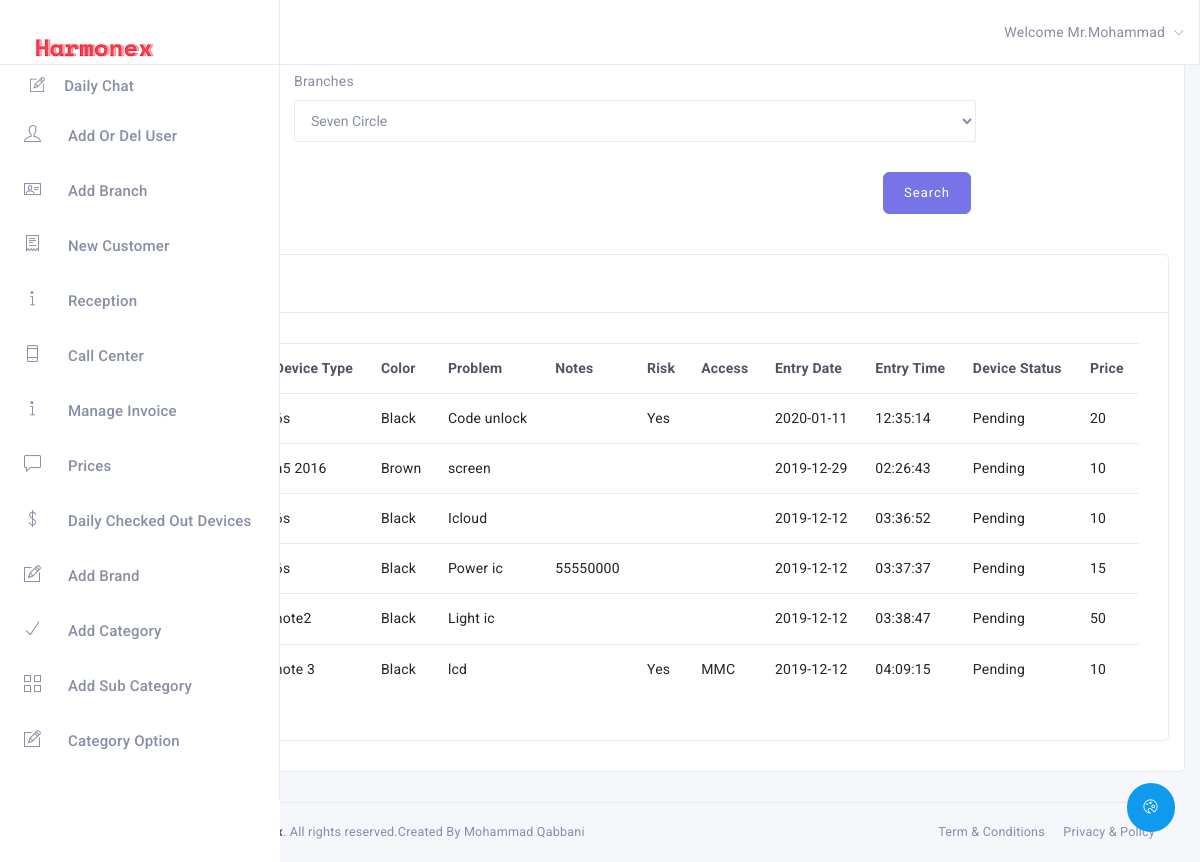
Screenshot of /manageInvoice.php (signed in) with the database file from the repository.
### tables this page shows
CREATE TABLE `invoice` (
  `invoice_id` int(5) NOT NULL,
  `invoice_number` varchar(20) NOT NULL,
  `cus_id` int(5) NOT NULL,
  `admin_id` int(5) NOT NULL,
  `device_type` varchar(150) NOT NULL,
  `device_color` varchar(150) NOT NULL,
  `device_question` varchar(20) NOT NULL,
  `device_status` varchar(20) NOT NULL,
  `device_problem` varchar(150) NOT NULL,
  `device_imei` varchar(50) NOT NULL,
  `device_note` text NOT NULL,
  `device_accessories` text NOT NULL,
  `device_price` float NOT NULL,
  `entry_date` date NOT NULL,
  `entry_time` time NOT NULL,
  `finish_main_date` date DEFAULT NULL,
  `finish_main_time` time DEFAULT NULL,
  `bill_date` date DEFAULT NULL,
  `bill_time` time DEFAULT NULL,
  `hidden_price` float NOT NULL,
  `feedback_callcenter` text DEFAULT NULL
);

### manageInvoice.php (the view, shortened to what this page needs)
<?php include './includes/header.php'; ?>
<?php include './includes/config.php'; ?>
<div class="container-fluid">
    <div class="row">
        <div class="col-md-12">
            <div class="card">
                <div class="card-block">
                    <div class="mrg-top-40">
                        <div class="row" <?php
                        if ($_SESSION['admin_prev'] == 'reception' || $_SESSION['admin_prev'] == 'callcenter') {
                            echo 'hidden';
                        }
                        ?>>
                            <div class="col-md-8 ml-auto mr-auto">
                                <form action="" method="post" role="form" id="form-validation">
                                    <div class="row">
                                        <div class="col-md-12">
                                            <div class="form-group">
                                                <label for="branch_name">Branches</label>
                                                <select name="branchName" class="form-control">
                                                    <?php
                                                    $queryManage = "SELECT * FROM `branch`";
                                                    $resManage = mysqli_query($con, $queryManage);
                                                        while ($rowManage = mysqli_fetch_assoc($resManage)) {
                                                            echo "<option";
                                                           if ($_SESSION['branch_id'] == $rowManage['branch_id'])
                                                                echo " selected value='{$rowManage['branch_id']}'>{$rowManage['branch_name']}";
                                                            echo "</option>";
                                                        }
                                                    ?>
                                                </select>
                                            </div>
                                        </div>
                                    </div>
                                    <div class="row">
                                        <div class="col-md-12">
                                            <div class="text-right mrg-top-5">
                                                <button type="submit" class="btn btn-primary" name="search" value="search">Search</button>
                                            </div>
                                        </div>
                                    </div>
                                </form>
                            </div>
                        </div>
                    </div>
                </div>
                <div class="col-md-12">
                    <div class="card">
                        <div class="card-heading border bottom">
                            <h4 class="card-title">Manage Invoice </h4>
                        </div>
                        <div class="card-block">
                            <div class="row">
                                <div class="col-md-12 ml-auto mr-auto">
                                    <div class="table-overflow">
                                        <table class="table">
                                            <thead>
                                                <tr>
                                                    <th>Invoice Number</th>
                                                    <th>Device Type</th>
                                                    <th>Color</th>
                                                    <th>Problem</th>
                                                    <th>Notes</th>
                                                    <th>Risk</th>
                                                    <th>Access</th>
                                                    <th>Entry Date</th>
                                                    <th>Entry Time</th>
                                                    <th>Device Status</th>
                                                    <th>Price</th>
                                                </tr>
                                            </thead>
                                            <tbody>
                                                <?php
                                                if(isset($_POST['search']))
                                                {
                                                    $branchIdd = $_POST['branchName'];
                                                $queryMangeInvoice2 = "SELECT * FROM ((`invoice` INNER JOIN `admin` ON admin.branch_id = $branchIdd "
                                                        . "AND invoice.device_status = 'Pending') INNER JOIN `branch` "
                                                        . "ON admin.branch_id = branch.branch_id AND invoice.admin_id = admin.admin_id ) "
                                                        . "ORDER BY invoice.entry_date DESC";
                                                $resultManageInvoice2 = mysqli_query($con, $queryMangeInvoice2);
                                                  while (!empty($rowMangeInvoice2 = mysqli_fetch_assoc($resultManageInvoice2))) {
                                                    echo '<tr>';
                                                    echo "<td>{$rowMangeInvoice2['invoice_number']}</td>";
                                                    echo "<td>{$rowMangeInvoice2['device_type']}</td>";
                                                    echo "<td>{$rowMangeInvoice2['device_color']}</td>";
                                                    echo "<td>{$rowMangeInvoice2['device_problem']}</td>";
                                                    echo "<td>{$rowMangeInvoice2['device_note']}</td>";
                                                    echo "<td>{$rowMangeInvoice2['device_question']}</td>";
                                                    echo "<td>{$rowMangeInvoice2['device_accessories']}</td>";
                                                    echo "<td>{$rowMangeInvoice2['entry_date']}</td>";
                                                    echo "<td>{$rowMangeInvoice2['entry_time']}</td>";
                                                    echo "<td>{$rowMangeInvoice2['device_status']}</td>";
                                                    if ($rowMangeInvoice2['device_status'] == 'Done') {
                                                        echo '<td>Device is Out of system </td>';
                                                    } else {
                                                    }
                                                    echo "<td>{$rowMangeInvoice2['device_price']}</td>";
                                                    echo '</tr>';
                                                }
                                                }else{
                                                $queryMangeInvoice = "SELECT * FROM `invoice` WHERE `device_status` ='Pending' AND admin_id = {$_SESSION['admin_id']} ORDER BY `entry_date` DESC ";
                                                $resultManageInvoice = mysqli_query($con, $queryMangeInvoice);
                                                while (!empty($rowMangeInvoice = mysqli_fetch_assoc($resultManageInvoice))) {
                                                    echo '<tr>';
                                                    echo "<td>{$rowMangeInvoice['invoice_number']}</td>";
                                                    echo "<td>{$rowMangeInvoice['device_type']}</td>";
                                                    echo "<td>{$rowMangeInvoice['device_color']}</td>";
                                                    echo "<td>{$rowMangeInvoice['device_problem']}</td>";
                                                    echo "<td>{$rowMangeInvoice['device_note']}</td>";
                                                    echo "<td>{$rowMangeInvoice['device_question']}</td>";
                                                    echo "<td>{$rowMangeInvoice['device_accessories']}</td>";
                                                    echo "<td>{$rowMangeInvoice['entry_date']}</td>";
                                                    echo "<td>{$rowMangeInvoice['entry_time']}</td>";
                                                    echo "<td>{$rowMangeInvoice['device_status']}</td>";
                                                    echo "<td>{$rowMangeInvoice['device_price']}</td>";
                                                    echo '</tr>';
                                                }
                                                }
                                                ?>
                                            </tbody>
                                        </table>
                                    </div>
                                </div>
                            </div>
                        </div>
                    </div>
                </div>
            </div>
        </div>
    </div>
    <?php include './includes/footer.php'; ?>

### rows the page displays
invoice: device_type "6s", device_color "Black", device_problem "Code unlock", device_question "Yes", entry_date "2020-01-11", entry_time "12:35:14", device_status "Pending", device_price "20"
invoice: device_type "a5 2016", device_color "Brown", device_problem "screen", entry_date "2019-12-29", entry_time "02:26:43", device_status "Pending", device_price "10"
invoice: device_type "6s", device_color "Black", device_problem "Icloud", entry_date "2019-12-12", entry_time "03:36:52", device_status "Pending", device_price "10"
invoice: device_type "6s", device_color "Black", device_problem "Power ic", device_note "55550000", entry_date "2019-12-12", entry_time "03:37:37", device_status "Pending", device_price "15"
invoice: device_type "note2", device_color "Black", device_problem "Light ic", entry_date "2019-12-12", entry_time "03:38:47", device_status "Pending", device_price "50"
invoice: device_type "note 3", device_color "Black", device_problem "lcd", device_question "Yes", device_accessories "MMC", entry_date "2019-12-12", entry_time "04:09:15", device_status "Pending", device_price "10"

### other values shown
$_SESSION['admin_name'] "Mohammad"
form field branchName "Seven Circle"
